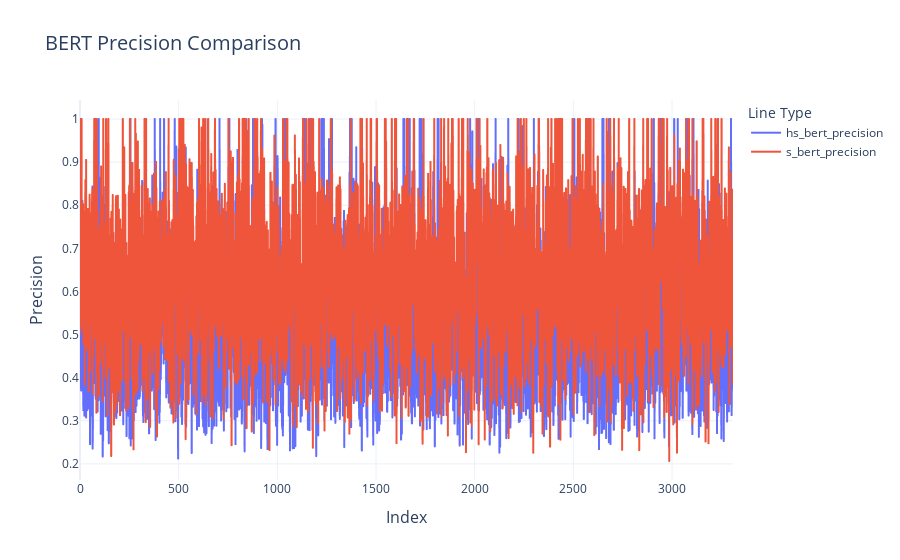

Write notebook code for a chart like this one.
### Code cell
# this chart might be better
metrics_df["index"] = metrics_df.index
metrics_long = metrics_df.melt(
    id_vars="index", 
    value_vars=["hs_bert_precision", "s_bert_precision"], 
    var_name="Line Type", 
    value_name="Precision"
)
fig = px.line(
    metrics_long, 
    x="index", 
    y="Precision", 
    color="Line Type", 
    title="BERT Precision Comparison", 
    labels={"index": "Index", "Precision": "Precision"}
)

fig.update_layout(
    title_font_size=20,
    xaxis_title_font_size=16,
    yaxis_title_font_size=16,
    xaxis=dict(showgrid=True),
    yaxis=dict(showgrid=True),
    template="plotly_white"
)

fig.show()

### Figure 1 — Plotly figure (JSON) as saved in the notebook; plotly's stock layout.template omitted (floating-point values rounded to 4 significant figures; data arrays with more than 128 entries replaced by an {"elided": "..."} marker saying what was removed)
{"data": [{"hovertemplate": "Line Type=hs_bert_precision<br>Index=%{x}<br>Precision=%{y}<extra></extra>", "legendgroup": "hs_bert_precision", "line": {"color": "#636efa", "dash": "solid"}, "marker": {"symbol": "circle"}, "mode": "lines", "name": "hs_bert_precision", "showlegend": true, "type": "scattergl", "x": {"elided": "3309 int values"}, "xaxis": "x", "y": {"elided": "3309 float values"}, "yaxis": "y"}, {"hovertemplate": "Line Type=s_bert_precision<br>Index=%{x}<br>Precision=%{y}<extra></extra>", "legendgroup": "s_bert_precision", "line": {"color": "#EF553B", "dash": "solid"}, "marker": {"symbol": "circle"}, "mode": "lines", "name": "s_bert_precision", "showlegend": true, "type": "scattergl", "x": {"elided": "3309 int values"}, "xaxis": "x", "y": {"elided": "3309 float values"}, "yaxis": "y"}], "layout": {"legend": {"title": {"text": "Line Type"}, "tracegroupgap": 0}, "title": {"font": {"size": 20}, "text": "BERT Precision Comparison"}, "xaxis": {"anchor": "y", "domain": [0, 1], "showgrid": true, "title": {"font": {"size": 16}, "text": "Index"}}, "yaxis": {"anchor": "x", "domain": [0, 1], "showgrid": true, "title": {"font": {"size": 16}, "text": "Precision"}}}}
